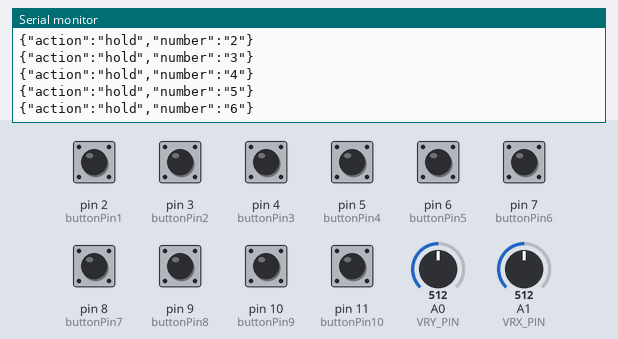
Bench run of a sketch on a simulated Arduino Uno, built with avr-gcc and run on an emulated ATmega328P. On the bench: the last lines printed to the serial monitor. The test bench sets the inputs (shaded band); at power-on: pin 11 (buttonPin10) HIGH, pin 2 (buttonPin1), pin 3 (buttonPin2), pin 4 (buttonPin3), pin 5 (buttonPin4), pin 6 (buttonPin5), pin 7 (buttonPin6), pin 8 (buttonPin7), pin 9 (buttonPin8), pin 10 (buttonPin9) LOW, A1 (VRX_PIN) = 512, A0 (VRY_PIN) = 512.

Above: at 7.7 s.
7.8 s: A1 (VRX_PIN) set to 410
At 7.98 s:
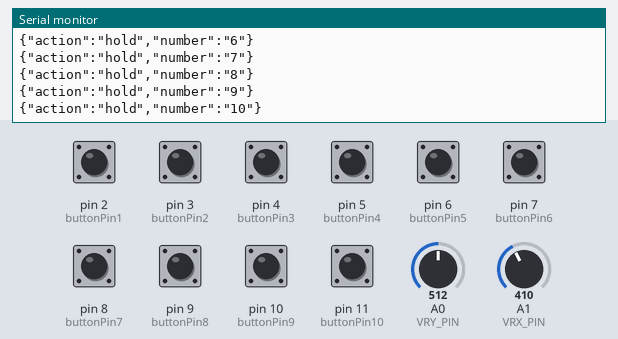
10.8 s: A1 (VRX_PIN) set to 385
At 11.01 s:
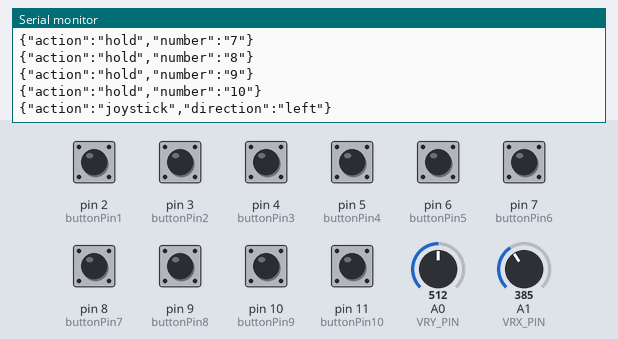
Timing chart, 0 to 13.8 s (numbered marks = the images above; inputs shaded):
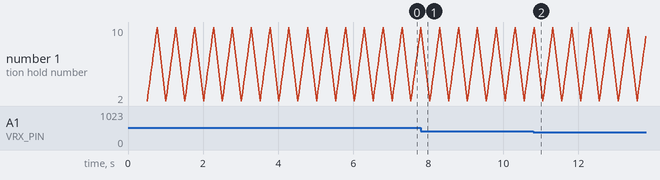

Measured:
- the behaviour switches between 400 and 399 on A1 (VRX_PIN) (found by bisection; images 1 and 2)
- after the input at 10.8 s, the serial monitor: prints a new line after 0.05 s (image 2)

The sketch:

ReadButtonInput.ino
```cpp
// Button Input Detection with Press/Hold Differentiation
// This program reads input from 4 buttons and differentiates between
// quick presses and long holds using timing thresholds

#define VRX_PIN  A1 // Arduino pin connected to VRX pin
#define VRY_PIN  A0 // Arduino pin connected to VRY pin
#define SW_PIN   2  // Arduino pin connected to SW  pin

#define LEFT_THRESHOLD  400
#define RIGHT_THRESHOLD 800
#define UP_THRESHOLD    400
#define DOWN_THRESHOLD  800

#define COMMAND_NO     0x00
#define COMMAND_LEFT   0x01
#define COMMAND_RIGHT  0x02
#define COMMAND_UP     0x04
#define COMMAND_DOWN   0x08

#include <ezButton.h>

int xValue = 0 ; // To store value of the X axis
int yValue = 0 ; // To store value of the Y axis
int command = COMMAND_NO;
int lastCommand = COMMAND_NO; // Track the last command sent for debouncing

// Pin definitions for the 4 buttons
const int buttonPin1 = 2;  // Button 1 connected to digital pin 2
const int buttonPin2 = 3;  // Button 2 connected to digital pin 3
const int buttonPin3 = 4;  // Button 3 connected to digital pin 4
const int buttonPin4 = 5;  // Button 4 connected to digital pin 5
const int buttonPin5 = 6;  // Button 5 connected to digital pin 6
const int buttonPin6 = 7;  // Button 6 connected to digital pin 7
const int buttonPin7 = 8;  // Button 7 connected to digital pin 8
const int buttonPin8 = 9;  // Button 8 connected to digital pin 9
const int buttonPin9 = 10;  // Button 9 connected to digital pin 10
const int buttonPin10 = 11;  // Button 10 connected to digital pin 11

ezButton button(buttonPin10);  // create ezButton object that attach to pin 7;

// Timing and state tracking variables
unsigned long buttonPressTime1 = 0;  // Stores when button 1 was pressed
unsigned long buttonPressTime2 = 0;  // Stores when button 2 was pressed
unsigned long buttonPressTime3 = 0;  // Stores when button 3 was pressed
unsigned long buttonPressTime4 = 0;  // Stores when button 4 was pressed
unsigned long buttonPressTime5 = 0;  // Stores when button 5 was pressed
unsigned long buttonPressTime6 = 0;  // Stores when button 6 was pressed
unsigned long buttonPressTime7 = 0;  // Stores when button 7 was pressed
unsigned long buttonPressTime8 = 0;  // Stores when button 8 was pressed
unsigned long buttonPressTime9 = 0;  // Stores when button 9 was pressed

// Button state tracking flags
bool buttonWasPressed1 = false;  // Tracks if button 1 was previously pressed
bool buttonWasPressed2 = false;  // Tracks if button 2 was previously pressed
bool buttonWasPressed3 = false;  // Tracks if button 3 was previously pressed
bool buttonWasPressed4 = false;  // Tracks if button 4 was previously pressed
bool buttonWasPressed5 = false;  // Tracks if button 5 was previously pressed
bool buttonWasPressed6 = false;  // Tracks if button 6 was previously pressed
bool buttonWasPressed7 = false;  // Tracks if button 7 was previously pressed
bool buttonWasPressed8 = false;  // Tracks if button 8 was previously pressed
bool buttonWasPressed9 = false;  // Tracks if button 9 was previously pressed

bool mouseMove = false;

// Configuration
const unsigned long HOLD_THRESHOLD = 500;  // Time in milliseconds to consider a hold (500ms)

void setup()
{
  // Initialize serial communication at 9600 baud rate
  Serial.begin(9600);
  Serial.print("Hello");  // Initial connection message

  // Configure all button pins as inputs
  pinMode(buttonPin1, INPUT);
  pinMode(buttonPin2, INPUT);
  pinMode(buttonPin3, INPUT);
  pinMode(buttonPin4, INPUT);
  pinMode(buttonPin5, INPUT);
  pinMode(buttonPin6, INPUT);
  pinMode(buttonPin7, INPUT);
  pinMode(buttonPin8, INPUT);
  pinMode(buttonPin9, INPUT);
  button.setDebounceTime(50); // set debounce time to 50 milliseconds
}

// ideally we only want to check the released event, pressed event is used to mainly track the hold time
// once release event comes we decide based on the hold time
void checkButton(int buttonPin, unsigned long &pressTime, bool &wasPressed, int buttonNumber, bool isLeftClick = false) {
  int buttonState = digitalRead(buttonPin);  // Read current button state

  if (buttonState == LOW) {  // Button is pressed (LOW due to pull-up)
    if (!wasPressed) {  // Button was just pressed (transition from HIGH to LOW)
      pressTime = millis();  // Record the time of press
      wasPressed = true;     // Update state tracking
    } else {  // Button is being held down
      unsigned long currentTime = millis();
      if (currentTime - pressTime >= HOLD_THRESHOLD) {  // Check if held long enough
        // Send hold event JSON
        if (isLeftClick) {
          Serial.println("{\"action\":\"mouseLeftHold\"}");
        } else {
          Serial.println("{\"action\":\"hold\",\"number\":\"" + String(buttonNumber) + "\"}");
        }
        pressTime = currentTime;  // Reset timer to prevent multiple hold messages
      }
    }
  } else {  // Button is released (HIGH)
    if (wasPressed) {  // Button was just released (transition from LOW to HIGH)
      unsigned long pressDuration = millis() - pressTime;  // Calculate how long button was pressed
      if (pressDuration < HOLD_THRESHOLD) {  // If pressed for less than threshold
        if (isLeftClick) {
          Serial.println("{\"action\":\"mouseLeftClick\"}");
        } else {
          Serial.println("{\"action\":\"press\",\"number\":\"" + String(buttonNumber) + "\"}");
        }
      }
      wasPressed = false;  // Reset state tracking
    }
  }
}

void checkJoystickContinuous() {
  xValue = analogRead(VRX_PIN);
  yValue = analogRead(VRY_PIN);

  int moveCommand = COMMAND_NO;

  if (xValue < LEFT_THRESHOLD)
    moveCommand = moveCommand | COMMAND_LEFT;
  else if (xValue > RIGHT_THRESHOLD)
    moveCommand = moveCommand | COMMAND_RIGHT;

  if (yValue < UP_THRESHOLD)
    moveCommand = moveCommand | COMMAND_UP;
  else if (yValue > DOWN_THRESHOLD)
    moveCommand = moveCommand | COMMAND_DOWN;

  if (mouseMove) {
    if (moveCommand & COMMAND_LEFT) {
      Serial.println("{\"action\":\"mouseMove\",\"direction\":\"left\"}");
    }
    if (moveCommand & COMMAND_RIGHT) {
      Serial.println("{\"action\":\"mouseMove\",\"direction\":\"right\"}");
    }
    if (moveCommand & COMMAND_UP) {
      Serial.println("{\"action\":\"mouseMove\",\"direction\":\"up\"}");
    }
    if (moveCommand & COMMAND_DOWN) {
      Serial.println("{\"action\":\"mouseMove\",\"direction\":\"down\"}");
    }
  } else {
    // Only send joystick events on direction change (debounced)
    if (lastCommand == COMMAND_NO && moveCommand != COMMAND_NO) {
      if (moveCommand & COMMAND_LEFT) {
        Serial.println("{\"action\":\"joystick\",\"direction\":\"left\"}");
      }
      if (moveCommand & COMMAND_RIGHT) {
        Serial.println("{\"action\":\"joystick\",\"direction\":\"right\"}");
      }
      if (moveCommand & COMMAND_UP) {
        Serial.println("{\"action\":\"joystick\",\"direction\":\"up\"}");
      }
      if (moveCommand & COMMAND_DOWN) {
        Serial.println("{\"action\":\"joystick\",\"direction\":\"down\"}");
      }
    }
    lastCommand = moveCommand;
  }
}

void loop()
{
  // Check each button's state and generate appropriate events
  checkButton(buttonPin1, buttonPressTime1, buttonWasPressed1, 2);
  checkButton(buttonPin2, buttonPressTime2, buttonWasPressed2, 3);
  checkButton(buttonPin3, buttonPressTime3, buttonWasPressed3, 4);
  checkButton(buttonPin4, buttonPressTime4, buttonWasPressed4, 5);
  checkButton(buttonPin5, buttonPressTime5, buttonWasPressed5, 6);
  checkButton(buttonPin6, buttonPressTime6, buttonWasPressed6, 7);
  checkButton(buttonPin7, buttonPressTime7, buttonWasPressed7, 8);
  checkButton(buttonPin8, buttonPressTime8, buttonWasPressed8, 9);
  checkButton(buttonPin9, buttonPressTime9, buttonWasPressed9, 10, mouseMove);
  button.loop(); // MUST call the loop() function first

  if(button.isReleased()) {
    mouseMove = !mouseMove;
  }

  checkJoystickContinuous();
  delay(10);  // Small delay to prevent button bouncing and reduce CPU usage
}
```
